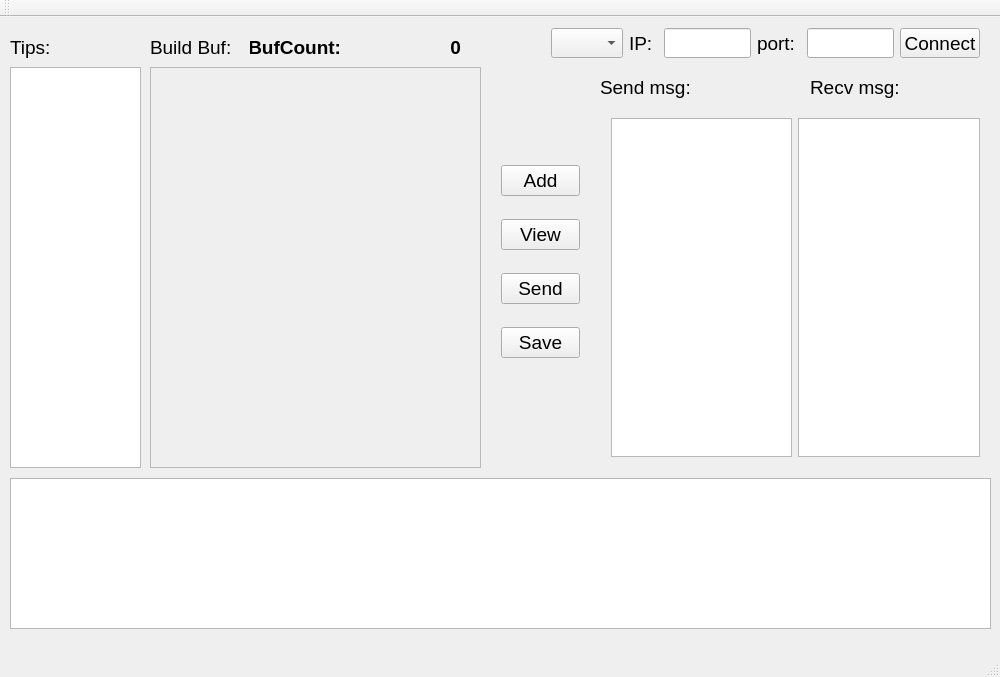
<?xml version="1.0" encoding="UTF-8"?>
<ui version="4.0">
 <class>MainWindow</class>
 <widget class="QMainWindow" name="MainWindow">
  <property name="geometry">
   <rect>
    <x>0</x>
    <y>0</y>
    <width>1000</width>
    <height>677</height>
   </rect>
  </property>
  <property name="minimumSize">
   <size>
    <width>1000</width>
    <height>677</height>
   </size>
  </property>
  <property name="maximumSize">
   <size>
    <width>1000</width>
    <height>677</height>
   </size>
  </property>
  <property name="windowTitle">
   <string>MainWindow</string>
  </property>
  <widget class="QWidget" name="centralWidget">
   <widget class="QWidget" name="horizontalLayoutWidget">
    <property name="geometry">
     <rect>
      <x>540</x>
      <y>0</y>
      <width>451</width>
      <height>41</height>
     </rect>
    </property>
    <layout class="QHBoxLayout" name="horizontalLayout">
     <item>
      <widget class="QComboBox" name="comboBox_Protocol">
       <property name="minimumSize">
        <size>
         <width>0</width>
         <height>30</height>
        </size>
       </property>
      </widget>
     </item>
     <item>
      <widget class="QLabel" name="label">
       <property name="minimumSize">
        <size>
         <width>0</width>
         <height>30</height>
        </size>
       </property>
       <property name="font">
        <font>
         <pointsize>14</pointsize>
        </font>
       </property>
       <property name="text">
        <string>IP: </string>
       </property>
      </widget>
     </item>
     <item>
      <widget class="QLineEdit" name="lineEdit_IP">
       <property name="minimumSize">
        <size>
         <width>0</width>
         <height>30</height>
        </size>
       </property>
      </widget>
     </item>
     <item>
      <widget class="QLabel" name="label_2">
       <property name="minimumSize">
        <size>
         <width>0</width>
         <height>30</height>
        </size>
       </property>
       <property name="font">
        <font>
         <pointsize>14</pointsize>
        </font>
       </property>
       <property name="text">
        <string>port: </string>
       </property>
      </widget>
     </item>
     <item>
      <widget class="QLineEdit" name="lineEdit_Port">
       <property name="minimumSize">
        <size>
         <width>0</width>
         <height>30</height>
        </size>
       </property>
      </widget>
     </item>
     <item>
      <widget class="QPushButton" name="pushButton_Connect">
       <property name="minimumSize">
        <size>
         <width>0</width>
         <height>30</height>
        </size>
       </property>
       <property name="font">
        <font>
         <pointsize>14</pointsize>
        </font>
       </property>
       <property name="text">
        <string>Connect</string>
       </property>
      </widget>
     </item>
    </layout>
   </widget>
   <widget class="QTextEdit" name="textEdit_Tips">
    <property name="geometry">
     <rect>
      <x>10</x>
      <y>50</y>
      <width>131</width>
      <height>401</height>
     </rect>
    </property>
    <property name="readOnly">
     <bool>true</bool>
    </property>
   </widget>
   <widget class="QLabel" name="label_3">
    <property name="geometry">
     <rect>
      <x>10</x>
      <y>20</y>
      <width>111</width>
      <height>21</height>
     </rect>
    </property>
    <property name="font">
     <font>
      <pointsize>14</pointsize>
     </font>
    </property>
    <property name="text">
     <string>Tips: </string>
    </property>
   </widget>
   <widget class="QScrollArea" name="scrollArea">
    <property name="geometry">
     <rect>
      <x>150</x>
      <y>50</y>
      <width>331</width>
      <height>401</height>
     </rect>
    </property>
    <property name="horizontalScrollBarPolicy">
     <enum>Qt::ScrollBarAlwaysOff</enum>
    </property>
    <property name="widgetResizable">
     <bool>true</bool>
    </property>
    <widget class="QWidget" name="scrollAreaWidgetContents">
     <property name="geometry">
      <rect>
       <x>0</x>
       <y>0</y>
       <width>329</width>
       <height>399</height>
      </rect>
     </property>
    </widget>
   </widget>
   <widget class="QLabel" name="label_4">
    <property name="geometry">
     <rect>
      <x>150</x>
      <y>20</y>
      <width>91</width>
      <height>21</height>
     </rect>
    </property>
    <property name="font">
     <font>
      <pointsize>14</pointsize>
     </font>
    </property>
    <property name="text">
     <string>Build Buf:</string>
    </property>
   </widget>
   <widget class="QWidget" name="verticalLayoutWidget">
    <property name="geometry">
     <rect>
      <x>490</x>
      <y>120</y>
      <width>101</width>
      <height>251</height>
     </rect>
    </property>
    <layout class="QVBoxLayout" name="verticalLayout">
     <item>
      <widget class="QPushButton" name="pushButton_Add">
       <property name="minimumSize">
        <size>
         <width>0</width>
         <height>30</height>
        </size>
       </property>
       <property name="font">
        <font>
         <pointsize>14</pointsize>
        </font>
       </property>
       <property name="text">
        <string>Add</string>
       </property>
      </widget>
     </item>
     <item>
      <widget class="QPushButton" name="pushButton_View">
       <property name="minimumSize">
        <size>
         <width>0</width>
         <height>30</height>
        </size>
       </property>
       <property name="font">
        <font>
         <pointsize>14</pointsize>
        </font>
       </property>
       <property name="text">
        <string>View</string>
       </property>
      </widget>
     </item>
     <item>
      <widget class="QPushButton" name="pushButton_Send">
       <property name="minimumSize">
        <size>
         <width>0</width>
         <height>30</height>
        </size>
       </property>
       <property name="font">
        <font>
         <pointsize>14</pointsize>
        </font>
       </property>
       <property name="text">
        <string>Send</string>
       </property>
      </widget>
     </item>
     <item>
      <widget class="QPushButton" name="pushButton_Save">
       <property name="minimumSize">
        <size>
         <width>0</width>
         <height>30</height>
        </size>
       </property>
       <property name="font">
        <font>
         <pointsize>14</pointsize>
        </font>
       </property>
       <property name="text">
        <string>Save</string>
       </property>
      </widget>
     </item>
    </layout>
   </widget>
   <widget class="QWidget" name="horizontalLayoutWidget_2">
    <property name="geometry">
     <rect>
      <x>600</x>
      <y>90</y>
      <width>391</width>
      <height>361</height>
     </rect>
    </property>
    <layout class="QHBoxLayout" name="horizontalLayout_2">
     <item>
      <widget class="QListWidget" name="listWidget_Send"/>
     </item>
     <item>
      <widget class="QListWidget" name="listWidget_Recv"/>
     </item>
    </layout>
   </widget>
   <widget class="QLabel" name="label_5">
    <property name="geometry">
     <rect>
      <x>600</x>
      <y>60</y>
      <width>111</width>
      <height>21</height>
     </rect>
    </property>
    <property name="font">
     <font>
      <pointsize>14</pointsize>
     </font>
    </property>
    <property name="text">
     <string>Send msg:</string>
    </property>
   </widget>
   <widget class="QLabel" name="label_6">
    <property name="geometry">
     <rect>
      <x>810</x>
      <y>60</y>
      <width>111</width>
      <height>21</height>
     </rect>
    </property>
    <property name="font">
     <font>
      <pointsize>14</pointsize>
     </font>
    </property>
    <property name="text">
     <string>Recv msg:</string>
    </property>
   </widget>
   <widget class="QTableWidget" name="tableWidget">
    <property name="geometry">
     <rect>
      <x>10</x>
      <y>461</y>
      <width>981</width>
      <height>151</height>
     </rect>
    </property>
   </widget>
   <widget class="QLabel" name="label_BufCount">
    <property name="geometry">
     <rect>
      <x>350</x>
      <y>20</y>
      <width>111</width>
      <height>21</height>
     </rect>
    </property>
    <property name="font">
     <font>
      <pointsize>14</pointsize>
      <weight>75</weight>
      <bold>true</bold>
     </font>
    </property>
    <property name="text">
     <string>0</string>
    </property>
    <property name="alignment">
     <set>Qt::AlignRight|Qt::AlignTrailing|Qt::AlignVCenter</set>
    </property>
   </widget>
   <widget class="QLabel" name="label_BufCount_2">
    <property name="geometry">
     <rect>
      <x>250</x>
      <y>20</y>
      <width>91</width>
      <height>21</height>
     </rect>
    </property>
    <property name="font">
     <font>
      <pointsize>14</pointsize>
      <weight>75</weight>
      <bold>true</bold>
     </font>
    </property>
    <property name="text">
     <string>BufCount:</string>
    </property>
    <property name="alignment">
     <set>Qt::AlignRight|Qt::AlignTrailing|Qt::AlignVCenter</set>
    </property>
   </widget>
  </widget>
  <widget class="QMenuBar" name="menuBar">
   <property name="geometry">
    <rect>
     <x>0</x>
     <y>0</y>
     <width>1000</width>
     <height>28</height>
    </rect>
   </property>
  </widget>
  <widget class="QToolBar" name="mainToolBar">
   <attribute name="toolBarArea">
    <enum>TopToolBarArea</enum>
   </attribute>
   <attribute name="toolBarBreak">
    <bool>false</bool>
   </attribute>
  </widget>
  <widget class="QStatusBar" name="statusBar"/>
 </widget>
 <layoutdefault spacing="6" margin="11"/>
 <resources/>
 <connections/>
</ui>
